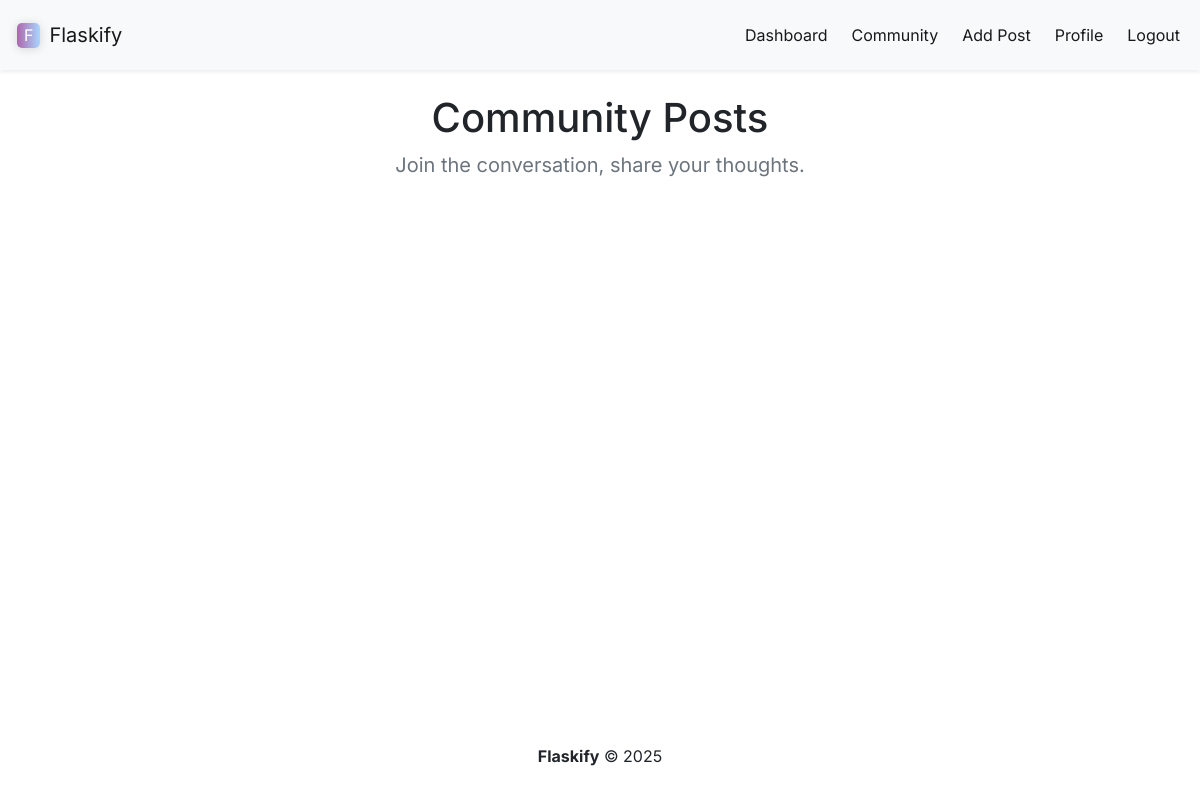
The app's page /posts (signed in), older data.
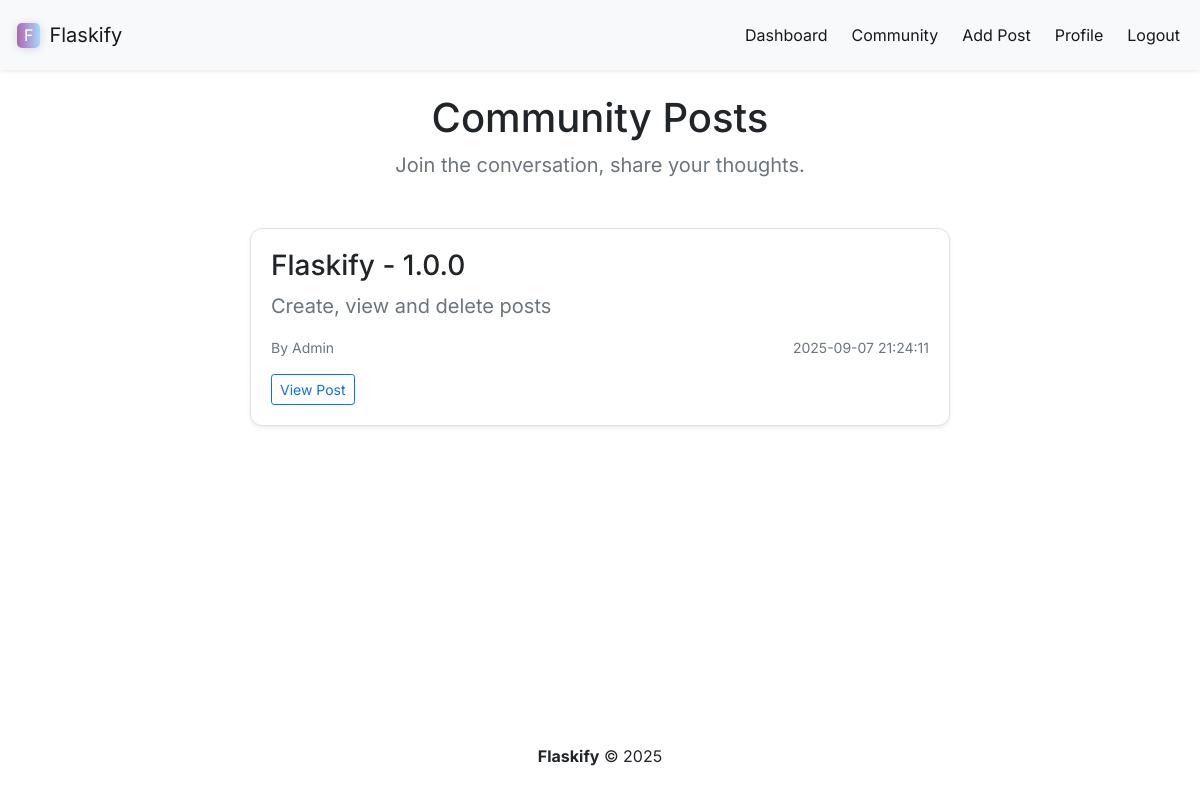
The same page, newer data.
### app.py (models this page shows)
class Posts(db.Model):
    id = db.Column(db.Integer, primary_key=True)
    title = db.Column(db.String(999))
    content = db.Column(db.Text)
    author = db.Column(db.String(999))
    date_posted = db.Column(db.DateTime, default=datetime.now(timezone.utc))
    slug = db.Column(db.String(255))

### app.py (the view)
@app.route('/posts')
@login_required
def posts():
    posts = Posts.query.order_by(Posts.date_posted)
    return render_template("posts.html", posts=posts)

### app.py (called while the page is built)
@login_manager.user_loader
def load_user(user_id):
    return Users.query.get(int(user_id))

### templates/posts.html
{% extends 'base.html' %}
{% block navigation_items %}
    <div class="collapse navbar-collapse" id="navbarSupportedContent">
        <ul class="navbar-nav ms-auto gap-2">
            <li class="nav-item">
                <a class="nav-link active" aria-current="page" href="{{url_for('dashboard')}}">Dashboard</a>
            </li>
            <li class="nav-item">
                <a class="nav-link active" aria-current="page" href="{{url_for('posts')}}">Community</a>
            </li>
            <li class="nav-item">
                <a class="nav-link active" aria-current="page" href="{{url_for('add_post')}}">Add Post</a>
            </li>
            <li class="nav-item">
                <a class="nav-link active" aria-current="page" href="{{url_for('profile')}}">Profile</a>
            </li>
            <li class="nav-item">
                <a class="nav-link active" aria-current="page" href="{{url_for('logout')}}">Logout</a>
            </li>
        </ul>
    </div>
{% endblock %}
{% block section %}
  <div class="text-center mb-5">
    <h1 class="font-for-text">Community Posts</h1>
    <p class="font-for-text text-muted fs-5">Join the conversation, share your thoughts.</p>
  </div>
  <div class="d-flex flex-column align-items-center gap-4 font-for-text">
    {% for post in posts %}
      <div class="post-container-styling bg-white shadow-sm">
        <h3 class="fw-semibold mb-2">{{ post.title }}</h3>
        <p class="fs-5 text-secondary mb-3">{{ post.content }}</p>
        <div class="d-flex justify-content-between text-muted small mb-3">
          <span>By {{ post.author }}</span>
          <span>{{ post.date_posted.strftime("%Y-%m-%d %H:%M:%S") }}</span>
        </div>
        <div class="d-flex flex-row gap-2">
            <div class="">
                <a class="btn btn-sm btn-outline-primary" href="{{ url_for('post', id=post.id) }}">
                    View Post
                </a>
            </div>
        </div>
      </div>
    {% endfor %}
  </div>
{% endblock %}

### templates/base.html (shortened to what this page needs)
<!DOCTYPE html>
<html lang="en">
<head>
    <link href="https://cdn.jsdelivr.net/npm/bootstrap@5.0.2/dist/css/bootstrap.min.css" rel="stylesheet">
    <link href="/static/style.css" rel="stylesheet">
</head>
<body class="d-flex flex-column min-vh-100">
    <nav class="navbar navbar-expand-lg navbar-light bg-light shadow-sm font-for-text" style="height: 70px;">
        <div class="container-fluid">
            <div class="d-flex align-items-center gap-1">
                <span class="logo-style text-white">F</span>
                <a class="navbar-brand">Flaskify</a>
            </div>
            {% block navigation_items %}
            {% endblock %}
        </div>
    </nav>
    <div class="container mt-4">
    {% block section %}
    {% endblock %}
    </div>
    <footer class="text-black mt-auto py-3" style="margin-top: 50px">
        <div class="container text-sm">
            <p class="text-center font-for-text"><strong>Flaskify</strong> &copy; {{ 2025 }}</p>
        </div>
    </footer>
</body>
</html>

### static/style.css (style rules this page uses)
.font-for-text { font-family: 'Inter'; }
.logo-style { margin-left: 5px; margin-right: 5px; padding-left: 7px; padding-right: 7px; padding-top: 0.5px; padding-bottom: 0.5px; border-radius: 5px; background: linear-gradient(90deg, rgb(173, 102, 173), rgb(169, 215, 255)); box-shadow: 0 1px 10px rgba(0, 0, 0, 0.15); }
a { text-decoration: none; color: inherit; }
.post-container-styling { border: 1px solid #e0e0e0; border-radius: 12px; padding: 20px; width: 100%; max-width: 700px; transition: transform 0.15s ease, box-shadow 0.15s ease; }

Row changes from the older to the newer data that the page shows:
added Posts: title "Flaskify - 1.0.0", content "Create, view and delete posts", author "Admin", date_posted "2025-09-07 21:24:11"
